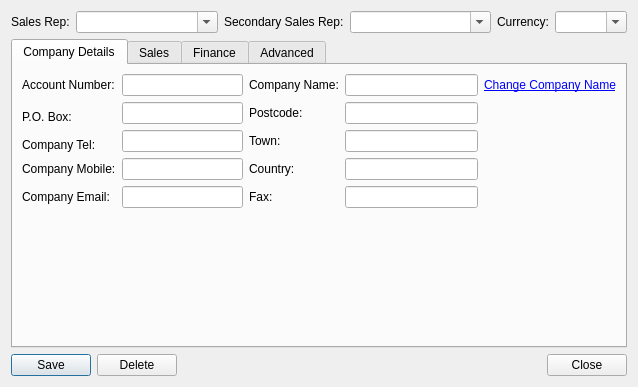
<?xml version="1.0" encoding="UTF-8"?>
<ui version="4.0">
 <class>CustomerEditor</class>
 <widget class="QDialog" name="CustomerEditor">
  <property name="geometry">
   <rect>
    <x>0</x>
    <y>0</y>
    <width>638</width>
    <height>387</height>
   </rect>
  </property>
  <property name="windowTitle">
   <string>Edit Customer Details</string>
  </property>
  <layout class="QVBoxLayout" name="verticalLayout">
   <item>
    <layout class="QHBoxLayout" name="horizontalLayout_2">
     <item>
      <widget class="QLabel" name="label">
       <property name="text">
        <string>Sales Rep:</string>
       </property>
      </widget>
     </item>
     <item>
      <widget class="QComboBox" name="SalesRep">
       <property name="sizePolicy">
        <sizepolicy hsizetype="Preferred" vsizetype="Fixed">
         <horstretch>1</horstretch>
         <verstretch>0</verstretch>
        </sizepolicy>
       </property>
       <property name="editable">
        <bool>true</bool>
       </property>
       <property name="frame">
        <bool>true</bool>
       </property>
      </widget>
     </item>
     <item>
      <widget class="QLabel" name="label_2">
       <property name="text">
        <string>Secondary Sales Rep:</string>
       </property>
      </widget>
     </item>
     <item>
      <widget class="QComboBox" name="SecondarySalesRep">
       <property name="sizePolicy">
        <sizepolicy hsizetype="Preferred" vsizetype="Fixed">
         <horstretch>1</horstretch>
         <verstretch>0</verstretch>
        </sizepolicy>
       </property>
       <property name="editable">
        <bool>true</bool>
       </property>
       <property name="frame">
        <bool>true</bool>
       </property>
      </widget>
     </item>
     <item>
      <widget class="QLabel" name="label_3">
       <property name="text">
        <string>Currency:</string>
       </property>
      </widget>
     </item>
     <item>
      <widget class="QComboBox" name="Currency">
       <property name="editable">
        <bool>true</bool>
       </property>
       <property name="frame">
        <bool>true</bool>
       </property>
      </widget>
     </item>
    </layout>
   </item>
   <item>
    <widget class="QTabWidget" name="tabWidget">
     <property name="styleSheet">
      <string notr="true"/>
     </property>
     <property name="currentIndex">
      <number>0</number>
     </property>
     <widget class="QWidget" name="tab">
      <attribute name="title">
       <string>Company Details</string>
      </attribute>
      <layout class="QGridLayout" name="gridLayout">
       <item row="0" column="0">
        <widget class="QLabel" name="label_4">
         <property name="text">
          <string>Account Number:</string>
         </property>
        </widget>
       </item>
       <item row="0" column="1">
        <widget class="QLineEdit" name="AccountNumber">
         <property name="sizePolicy">
          <sizepolicy hsizetype="Expanding" vsizetype="Fixed">
           <horstretch>1</horstretch>
           <verstretch>0</verstretch>
          </sizepolicy>
         </property>
        </widget>
       </item>
       <item row="0" column="2">
        <widget class="QLabel" name="label_5">
         <property name="text">
          <string>Company Name:</string>
         </property>
        </widget>
       </item>
       <item row="0" column="3" colspan="2">
        <widget class="QLineEdit" name="CompanyName">
         <property name="sizePolicy">
          <sizepolicy hsizetype="Expanding" vsizetype="Fixed">
           <horstretch>1</horstretch>
           <verstretch>0</verstretch>
          </sizepolicy>
         </property>
        </widget>
       </item>
       <item row="1" column="0" rowspan="2">
        <widget class="QLabel" name="label_6">
         <property name="text">
          <string>P.O. Box:</string>
         </property>
        </widget>
       </item>
       <item row="1" column="1">
        <widget class="QLineEdit" name="Adress"/>
       </item>
       <item row="1" column="2">
        <widget class="QLabel" name="label_7">
         <property name="text">
          <string>Postcode:</string>
         </property>
        </widget>
       </item>
       <item row="1" column="3" colspan="2">
        <widget class="QLineEdit" name="Postcode"/>
       </item>
       <item row="3" column="0">
        <widget class="QLabel" name="label_8">
         <property name="text">
          <string>Company Tel:</string>
         </property>
        </widget>
       </item>
       <item row="2" column="1" rowspan="2">
        <widget class="QLineEdit" name="Tel"/>
       </item>
       <item row="2" column="2" rowspan="2">
        <widget class="QLabel" name="label_9">
         <property name="text">
          <string>Town:</string>
         </property>
        </widget>
       </item>
       <item row="2" column="3" rowspan="2" colspan="2">
        <widget class="QLineEdit" name="Town"/>
       </item>
       <item row="4" column="0">
        <widget class="QLabel" name="label_10">
         <property name="text">
          <string>Company Mobile:</string>
         </property>
        </widget>
       </item>
       <item row="4" column="1">
        <widget class="QLineEdit" name="Mobile"/>
       </item>
       <item row="5" column="0">
        <widget class="QLabel" name="label_12">
         <property name="text">
          <string>Company Email:</string>
         </property>
        </widget>
       </item>
       <item row="5" column="1">
        <widget class="QLineEdit" name="Email">
         <property name="sizePolicy">
          <sizepolicy hsizetype="Expanding" vsizetype="Fixed">
           <horstretch>1</horstretch>
           <verstretch>0</verstretch>
          </sizepolicy>
         </property>
        </widget>
       </item>
       <item row="5" column="2">
        <widget class="QLabel" name="label_13">
         <property name="text">
          <string>Fax:</string>
         </property>
        </widget>
       </item>
       <item row="5" column="3" colspan="2">
        <widget class="QLineEdit" name="Fax"/>
       </item>
       <item row="6" column="1">
        <spacer name="verticalSpacer">
         <property name="orientation">
          <enum>Qt::Vertical</enum>
         </property>
         <property name="sizeHint" stdset="0">
          <size>
           <width>121</width>
           <height>103</height>
          </size>
         </property>
        </spacer>
       </item>
       <item row="4" column="2">
        <widget class="QLabel" name="label_11">
         <property name="text">
          <string>Country:</string>
         </property>
        </widget>
       </item>
       <item row="4" column="3" colspan="2">
        <widget class="QLineEdit" name="Country"/>
       </item>
       <item row="1" column="5">
        <spacer name="horizontalSpacer_2">
         <property name="orientation">
          <enum>Qt::Horizontal</enum>
         </property>
         <property name="sizeHint" stdset="0">
          <size>
           <width>40</width>
           <height>20</height>
          </size>
         </property>
        </spacer>
       </item>
       <item row="0" column="5">
        <widget class="QLabel" name="lblChange">
         <property name="text">
          <string>&lt;html&gt;&lt;head/&gt;&lt;body&gt;&lt;p&gt;&lt;a href=&quot;#&quot;&gt;&lt;span style=&quot; text-decoration: underline; color:#0000ff;&quot;&gt;Change Company Name&lt;/span&gt;&lt;/a&gt;&lt;/p&gt;&lt;/body&gt;&lt;/html&gt;</string>
         </property>
        </widget>
       </item>
      </layout>
     </widget>
     <widget class="QWidget" name="tab_2">
      <attribute name="title">
       <string>Sales</string>
      </attribute>
      <layout class="QGridLayout" name="gridLayout_2">
       <item row="0" column="0">
        <widget class="QLabel" name="label_14">
         <property name="text">
          <string>Contact Name:</string>
         </property>
        </widget>
       </item>
       <item row="0" column="1">
        <widget class="QLineEdit" name="SalesContactName"/>
       </item>
       <item row="1" column="0">
        <widget class="QLabel" name="label_15">
         <property name="text">
          <string>Contact Phone:</string>
         </property>
        </widget>
       </item>
       <item row="1" column="1">
        <widget class="QLineEdit" name="SalesContactPhone"/>
       </item>
       <item row="2" column="0">
        <widget class="QLabel" name="label_16">
         <property name="text">
          <string>Contact Mobile:</string>
         </property>
        </widget>
       </item>
       <item row="2" column="1">
        <widget class="QLineEdit" name="SalesContactMobile"/>
       </item>
       <item row="3" column="0">
        <widget class="QLabel" name="label_17">
         <property name="text">
          <string>Contact Email:</string>
         </property>
        </widget>
       </item>
       <item row="3" column="1">
        <widget class="QLineEdit" name="SalesContactEmail"/>
       </item>
       <item row="4" column="0">
        <widget class="QLabel" name="label_18">
         <property name="text">
          <string>Contact Title:</string>
         </property>
        </widget>
       </item>
       <item row="4" column="1">
        <widget class="QLineEdit" name="SalesContactTitle"/>
       </item>
       <item row="5" column="1">
        <spacer name="verticalSpacer_2">
         <property name="orientation">
          <enum>Qt::Vertical</enum>
         </property>
         <property name="sizeHint" stdset="0">
          <size>
           <width>20</width>
           <height>103</height>
          </size>
         </property>
        </spacer>
       </item>
      </layout>
     </widget>
     <widget class="QWidget" name="tab_3">
      <attribute name="title">
       <string>Finance</string>
      </attribute>
      <layout class="QVBoxLayout" name="verticalLayout_2">
       <item>
        <layout class="QGridLayout" name="gridLayout_3">
         <item row="0" column="1">
          <widget class="QLineEdit" name="SalesContactName_2"/>
         </item>
         <item row="0" column="0">
          <widget class="QLabel" name="label_19">
           <property name="text">
            <string>Contact Name:</string>
           </property>
          </widget>
         </item>
         <item row="2" column="0">
          <widget class="QLabel" name="label_22">
           <property name="text">
            <string>Contact Mobile:</string>
           </property>
          </widget>
         </item>
         <item row="2" column="1">
          <widget class="QLineEdit" name="SalesContactMobile_2"/>
         </item>
         <item row="1" column="0">
          <widget class="QLabel" name="label_20">
           <property name="text">
            <string>Contact Phone:</string>
           </property>
          </widget>
         </item>
         <item row="4" column="1">
          <widget class="QLineEdit" name="SalesContactTitle_2"/>
         </item>
         <item row="1" column="1">
          <widget class="QLineEdit" name="SalesContactPhone_2"/>
         </item>
         <item row="4" column="0">
          <widget class="QLabel" name="label_21">
           <property name="text">
            <string>Contact Title:</string>
           </property>
          </widget>
         </item>
         <item row="3" column="0">
          <widget class="QLabel" name="label_23">
           <property name="text">
            <string>Contact Email:</string>
           </property>
          </widget>
         </item>
         <item row="3" column="1">
          <widget class="QLineEdit" name="SalesContactEmail_2"/>
         </item>
        </layout>
       </item>
       <item>
        <spacer name="verticalSpacer_3">
         <property name="orientation">
          <enum>Qt::Vertical</enum>
         </property>
         <property name="sizeHint" stdset="0">
          <size>
           <width>20</width>
           <height>99</height>
          </size>
         </property>
        </spacer>
       </item>
      </layout>
     </widget>
     <widget class="QWidget" name="tab_4">
      <attribute name="title">
       <string>Advanced</string>
      </attribute>
      <layout class="QVBoxLayout" name="verticalLayout_3">
       <item>
        <layout class="QGridLayout" name="gridLayout_4">
         <item row="0" column="0">
          <widget class="QLabel" name="label_24">
           <property name="text">
            <string>Credit Limit:</string>
           </property>
          </widget>
         </item>
         <item row="0" column="1">
          <widget class="QLineEdit" name="CreditLimit"/>
         </item>
         <item row="1" column="0">
          <widget class="QLabel" name="label_25">
           <property name="text">
            <string>Minimum RP:</string>
           </property>
          </widget>
         </item>
         <item row="1" column="1">
          <widget class="QLineEdit" name="MinimumRP"/>
         </item>
         <item row="2" column="0">
          <widget class="QLabel" name="label_26">
           <property name="text">
            <string>Statements Email Address:</string>
           </property>
          </widget>
         </item>
         <item row="2" column="1">
          <widget class="QLineEdit" name="StatementsEmail"/>
         </item>
        </layout>
       </item>
       <item>
        <spacer name="verticalSpacer_4">
         <property name="orientation">
          <enum>Qt::Vertical</enum>
         </property>
         <property name="sizeHint" stdset="0">
          <size>
           <width>20</width>
           <height>159</height>
          </size>
         </property>
        </spacer>
       </item>
      </layout>
     </widget>
    </widget>
   </item>
   <item>
    <layout class="QHBoxLayout" name="horizontalLayout">
     <item>
      <widget class="QPushButton" name="SaveButton">
       <property name="text">
        <string>Save</string>
       </property>
      </widget>
     </item>
     <item>
      <widget class="QPushButton" name="DeleteButton">
       <property name="text">
        <string>Delete</string>
       </property>
      </widget>
     </item>
     <item>
      <spacer name="horizontalSpacer">
       <property name="orientation">
        <enum>Qt::Horizontal</enum>
       </property>
       <property name="sizeHint" stdset="0">
        <size>
         <width>40</width>
         <height>20</height>
        </size>
       </property>
      </spacer>
     </item>
     <item>
      <widget class="QPushButton" name="CloseButton">
       <property name="text">
        <string>Close</string>
       </property>
      </widget>
     </item>
    </layout>
   </item>
  </layout>
 </widget>
 <resources/>
 <connections>
  <connection>
   <sender>CloseButton</sender>
   <signal>clicked()</signal>
   <receiver>CustomerEditor</receiver>
   <slot>reject()</slot>
   <hints>
    <hint type="sourcelabel">
     <x>570</x>
     <y>369</y>
    </hint>
    <hint type="destinationlabel">
     <x>515</x>
     <y>366</y>
    </hint>
   </hints>
  </connection>
 </connections>
</ui>
